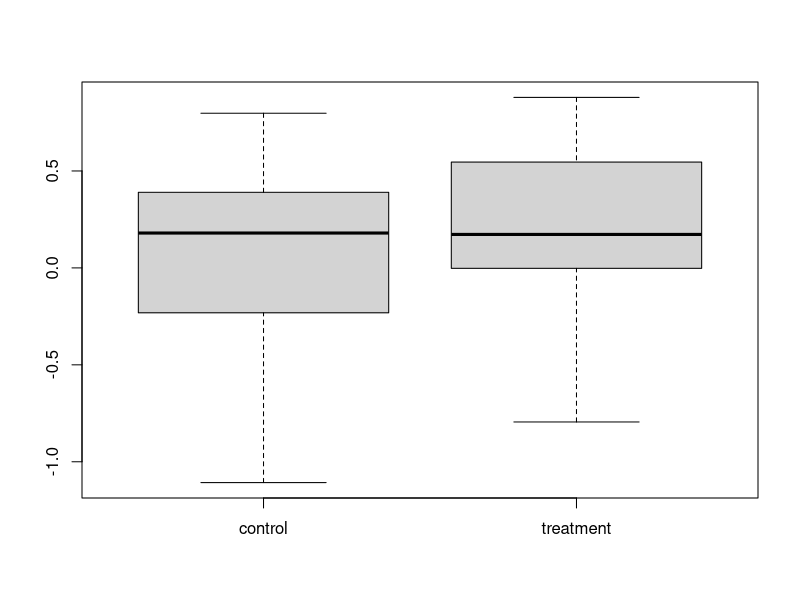
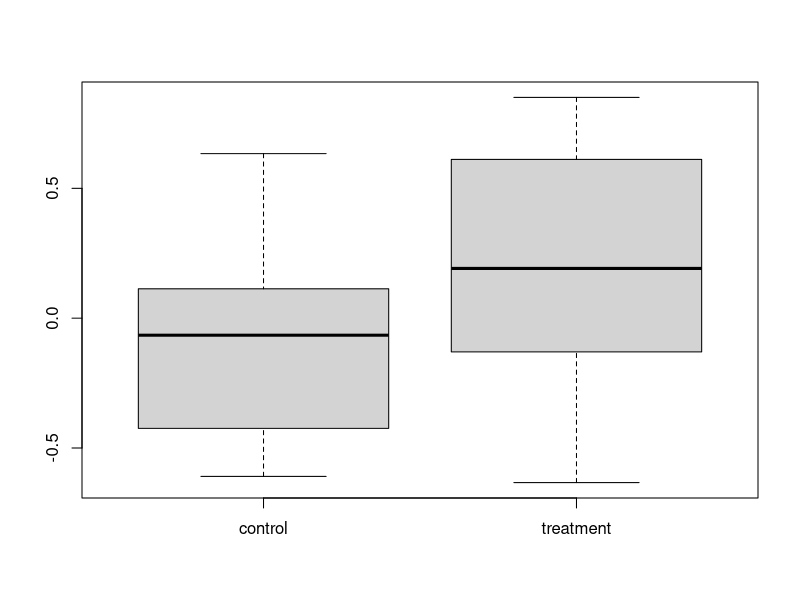
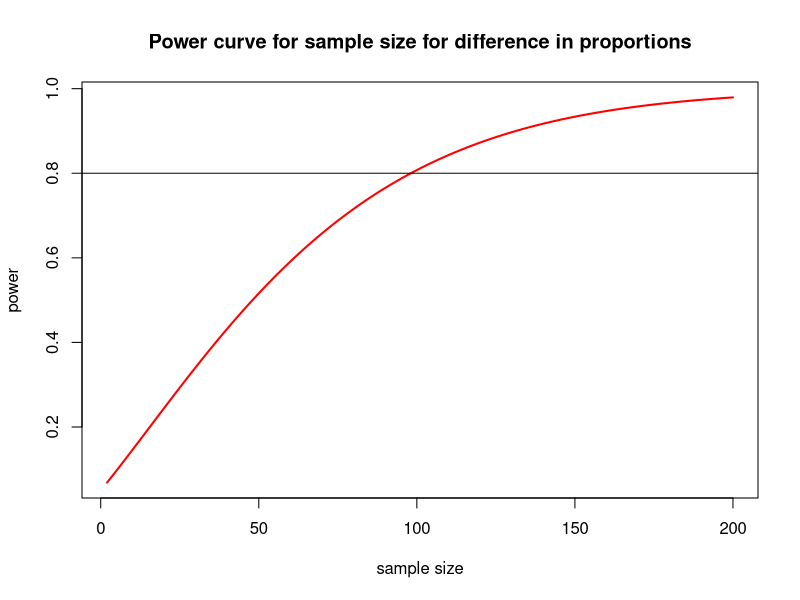

Write R code to recreate these figures, in order.
## ---- chunk 1
set.seed(1)
N <- 20 # the sample size
trt.effect <- 0.2 # difference between control and treatment means
sigma <- 0.5 # standard deviation of control and treatment groups
mean.con <- 0 # mean of control group
mean.trt <- mean.con + trt.effect # mean of treatment group
control <- rnorm(N, mean.con, sigma) # 20 data points for the control group taken from a normal distribution with known sample size, mean and s.d.
treatment <- rnorm(N, mean.trt, sigma) # data for the treatment group
t.test(control, treatment)
## ---- chunk 2
boxplot(cbind(control, treatment))
t.test(control, treatment)
## ---- chunk 3
#
set.seed(3)
N <- 20
trt.effect <- 0.2
sigma <- 0.5
mean.con <- 0
mean.trt <- mean.con + trt.effect
control <- rnorm(N, mean.con, sigma)
treatment <- rnorm(N, mean.trt, sigma)
boxplot(cbind(control, treatment))
t.test(control, treatment)
## ---- chunk 4
library(pwr)
## ---- chunk 5
pwr.t.test(n = 20, d = trt.effect / sigma, sig.level = 0.05, power = NULL)
## ---- chunk 6
pwr.t.test(n = NULL, d = trt.effect / sigma, sig.level = 0.05, power = 0.8)
## ---- chunk 7
nvals <- seq(2, 200, length.out = 200)
powvals <- sapply(nvals, function(x) pwr.2p.test(h = trt.effect / sigma, n = x, sig.level = 0.05)$power)
plot(nvals, powvals,
  xlab = "sample size", ylab = "power",
  main = "Power curve for sample size for difference in proportions",
  lwd = 2, col = "red", type = "l"
)
abline(h = 0.8)
